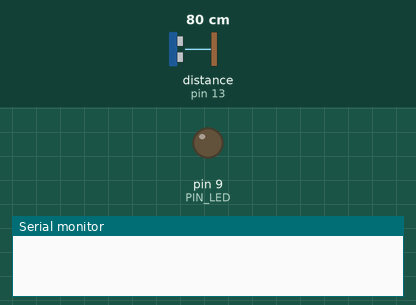
Simulated run of this sketch. Board: Arduino Uno, built with avr-gcc and run on an emulated ATmega328P. Shown: output pins drawn as LEDs (lit = HIGH), the last lines printed to the serial monitor. Wiring (inferred from the names in the program): ultrasonic range finder: trigger pin 12; echo pin 13. The inputs (shaded band) are chosen by the test bench; at power-on: distance to the obstacle (sensor on pin 13) 80 cm. The echo pulse lasts 58.3 µs per cm; pins used as bus, display or sensor lines are not drawn.

Above: at 0.05 s.
At 1.2 s:
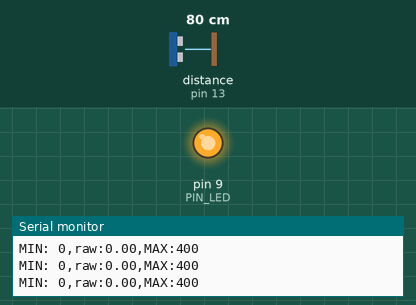
1.3 s: distance to the obstacle (sensor on pin 13) set to 18 cm
At 2.0 s:
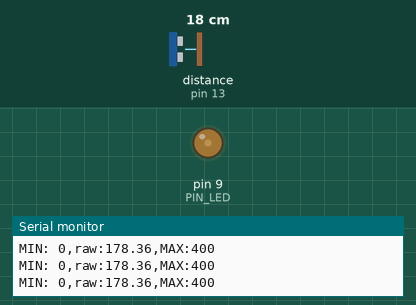
Timing chart, 0 to 4.3 s (numbered marks = the images above; inputs shaded):
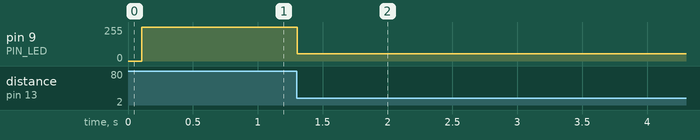

The sketch:

08_example_3.ino
```cpp
#define PIN_ECHO 13
#define PIN_TRIG 12
#define PIN_LED 9

#define SND_VEL 346.0
#define INTERVAL 100
#define _DIST_MIN 100
#define _DIST_MAX 300

float timeout;
//시간제한
float dist_min, dist_max, dist_raw;
//vvv added in 2nd practice.
unsigned long last_sampling_time;
float scale;

void setup() {
  pinMode(PIN_LED, OUTPUT);
  pinMode(PIN_TRIG, OUTPUT);
  digitalWrite(PIN_TRIG, LOW);
  pinMode(PIN_ECHO, INPUT);

  dist_min = _DIST_MIN;
  dist_max = _DIST_MAX;
  timeout = (INTERVAL / 2) * 1000.0;

  dist_raw = 0.0;
  scale = 0.001 * 0.5 * SND_VEL;

  Serial.begin(57600);
//vvv added in 2nd practice.
  last_sampling_time = 0;
}

void loop() {
//vvv added in 2nd practice.
  if (millis() < last_sampling_time + INTERVAL) return;

  if (USS_measure(PIN_TRIG, PIN_ECHO) != 0) {
  dist_raw = USS_measure(PIN_TRIG, PIN_ECHO);
  }

  Serial.print("MIN: 0,");
  Serial.print("raw:");
  Serial.print(dist_raw);
  Serial.print(",");
  Serial.println("MAX:400");

  if(dist_raw < dist_min || dist_raw > dist_max) {
    analogWrite(PIN_LED, 255);
  }
  else if(dist_raw > dist_min && dist_raw < 200){
    analogWrite(PIN_LED, 255*(200-dist_raw)/100);
  }
  else {
    analogWrite(PIN_LED, 255/100*(dist_raw-200));
  }
      delay(25);
      //delay(INTERVAL); deleted in 2nd practice.
      last_sampling_time += INTERVAL;
}

float USS_measure(int TRIG, int ECHO)
{
  float reading;
  digitalWrite(TRIG, HIGH);
  delayMicroseconds(10);
  digitalWrite(TRIG, LOW);
  reading = pulseIn(ECHO, HIGH, timeout) * scale;
  if (reading < dist_min || reading > dist_max) reading = 0;


  return reading;
}
```

Measured:
- after the input at 1.3 s, pin 9 (PIN_LED): 255/255 → 55/255 at once
